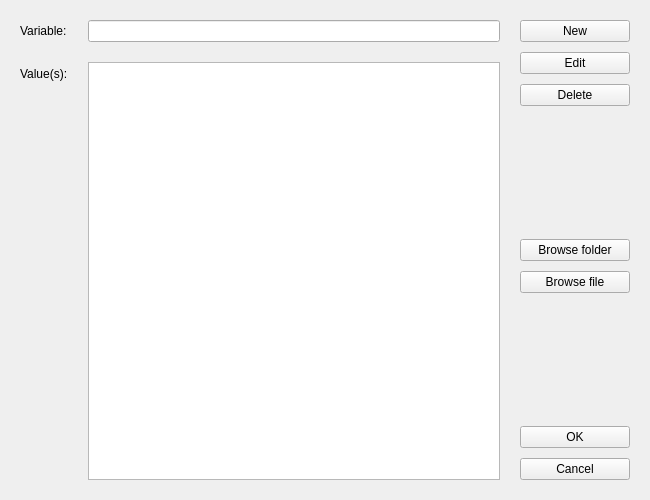
<?xml version="1.0" encoding="UTF-8"?>
<ui version="4.0">
 <class>EditDialog</class>
 <widget class="QWidget" name="EditDialog">
  <property name="geometry">
   <rect>
    <x>0</x>
    <y>0</y>
    <width>650</width>
    <height>500</height>
   </rect>
  </property>
  <property name="minimumSize">
   <size>
    <width>650</width>
    <height>500</height>
   </size>
  </property>
  <property name="palette">
   <palette>
    <active>
     <colorrole role="WindowText">
      <brush brushstyle="SolidPattern">
       <color alpha="255">
        <red>0</red>
        <green>0</green>
        <blue>0</blue>
       </color>
      </brush>
     </colorrole>
     <colorrole role="Button">
      <brush brushstyle="SolidPattern">
       <color alpha="255">
        <red>222</red>
        <green>221</green>
        <blue>218</blue>
       </color>
      </brush>
     </colorrole>
     <colorrole role="Light">
      <brush brushstyle="SolidPattern">
       <color alpha="255">
        <red>255</red>
        <green>255</green>
        <blue>255</blue>
       </color>
      </brush>
     </colorrole>
     <colorrole role="Midlight">
      <brush brushstyle="SolidPattern">
       <color alpha="255">
        <red>238</red>
        <green>238</green>
        <blue>236</blue>
       </color>
      </brush>
     </colorrole>
     <colorrole role="Dark">
      <brush brushstyle="SolidPattern">
       <color alpha="255">
        <red>111</red>
        <green>110</green>
        <blue>109</blue>
       </color>
      </brush>
     </colorrole>
     <colorrole role="Mid">
      <brush brushstyle="SolidPattern">
       <color alpha="255">
        <red>148</red>
        <green>147</green>
        <blue>145</blue>
       </color>
      </brush>
     </colorrole>
     <colorrole role="Text">
      <brush brushstyle="SolidPattern">
       <color alpha="255">
        <red>0</red>
        <green>0</green>
        <blue>0</blue>
       </color>
      </brush>
     </colorrole>
     <colorrole role="BrightText">
      <brush brushstyle="SolidPattern">
       <color alpha="255">
        <red>255</red>
        <green>255</green>
        <blue>255</blue>
       </color>
      </brush>
     </colorrole>
     <colorrole role="ButtonText">
      <brush brushstyle="SolidPattern">
       <color alpha="255">
        <red>0</red>
        <green>0</green>
        <blue>0</blue>
       </color>
      </brush>
     </colorrole>
     <colorrole role="Base">
      <brush brushstyle="SolidPattern">
       <color alpha="255">
        <red>255</red>
        <green>255</green>
        <blue>255</blue>
       </color>
      </brush>
     </colorrole>
     <colorrole role="Window">
      <brush brushstyle="SolidPattern">
       <color alpha="255">
        <red>222</red>
        <green>221</green>
        <blue>218</blue>
       </color>
      </brush>
     </colorrole>
     <colorrole role="Shadow">
      <brush brushstyle="SolidPattern">
       <color alpha="255">
        <red>0</red>
        <green>0</green>
        <blue>0</blue>
       </color>
      </brush>
     </colorrole>
     <colorrole role="AlternateBase">
      <brush brushstyle="SolidPattern">
       <color alpha="255">
        <red>238</red>
        <green>238</green>
        <blue>236</blue>
       </color>
      </brush>
     </colorrole>
     <colorrole role="ToolTipBase">
      <brush brushstyle="SolidPattern">
       <color alpha="255">
        <red>255</red>
        <green>255</green>
        <blue>220</blue>
       </color>
      </brush>
     </colorrole>
     <colorrole role="ToolTipText">
      <brush brushstyle="SolidPattern">
       <color alpha="255">
        <red>0</red>
        <green>0</green>
        <blue>0</blue>
       </color>
      </brush>
     </colorrole>
     <colorrole role="PlaceholderText">
      <brush brushstyle="SolidPattern">
       <color alpha="127">
        <red>0</red>
        <green>0</green>
        <blue>0</blue>
       </color>
      </brush>
     </colorrole>
    </active>
    <inactive>
     <colorrole role="WindowText">
      <brush brushstyle="SolidPattern">
       <color alpha="255">
        <red>0</red>
        <green>0</green>
        <blue>0</blue>
       </color>
      </brush>
     </colorrole>
     <colorrole role="Button">
      <brush brushstyle="SolidPattern">
       <color alpha="255">
        <red>239</red>
        <green>239</green>
        <blue>239</blue>
       </color>
      </brush>
     </colorrole>
     <colorrole role="Light">
      <brush brushstyle="SolidPattern">
       <color alpha="255">
        <red>255</red>
        <green>255</green>
        <blue>255</blue>
       </color>
      </brush>
     </colorrole>
     <colorrole role="Midlight">
      <brush brushstyle="SolidPattern">
       <color alpha="255">
        <red>202</red>
        <green>202</green>
        <blue>202</blue>
       </color>
      </brush>
     </colorrole>
     <colorrole role="Dark">
      <brush brushstyle="SolidPattern">
       <color alpha="255">
        <red>159</red>
        <green>159</green>
        <blue>159</blue>
       </color>
      </brush>
     </colorrole>
     <colorrole role="Mid">
      <brush brushstyle="SolidPattern">
       <color alpha="255">
        <red>184</red>
        <green>184</green>
        <blue>184</blue>
       </color>
      </brush>
     </colorrole>
     <colorrole role="Text">
      <brush brushstyle="SolidPattern">
       <color alpha="255">
        <red>0</red>
        <green>0</green>
        <blue>0</blue>
       </color>
      </brush>
     </colorrole>
     <colorrole role="BrightText">
      <brush brushstyle="SolidPattern">
       <color alpha="255">
        <red>255</red>
        <green>255</green>
        <blue>255</blue>
       </color>
      </brush>
     </colorrole>
     <colorrole role="ButtonText">
      <brush brushstyle="SolidPattern">
       <color alpha="255">
        <red>0</red>
        <green>0</green>
        <blue>0</blue>
       </color>
      </brush>
     </colorrole>
     <colorrole role="Base">
      <brush brushstyle="SolidPattern">
       <color alpha="255">
        <red>255</red>
        <green>255</green>
        <blue>255</blue>
       </color>
      </brush>
     </colorrole>
     <colorrole role="Window">
      <brush brushstyle="SolidPattern">
       <color alpha="255">
        <red>239</red>
        <green>239</green>
        <blue>239</blue>
       </color>
      </brush>
     </colorrole>
     <colorrole role="Shadow">
      <brush brushstyle="SolidPattern">
       <color alpha="255">
        <red>118</red>
        <green>118</green>
        <blue>118</blue>
       </color>
      </brush>
     </colorrole>
     <colorrole role="AlternateBase">
      <brush brushstyle="SolidPattern">
       <color alpha="255">
        <red>247</red>
        <green>247</green>
        <blue>247</blue>
       </color>
      </brush>
     </colorrole>
     <colorrole role="ToolTipBase">
      <brush brushstyle="SolidPattern">
       <color alpha="255">
        <red>255</red>
        <green>255</green>
        <blue>220</blue>
       </color>
      </brush>
     </colorrole>
     <colorrole role="ToolTipText">
      <brush brushstyle="SolidPattern">
       <color alpha="255">
        <red>0</red>
        <green>0</green>
        <blue>0</blue>
       </color>
      </brush>
     </colorrole>
     <colorrole role="PlaceholderText">
      <brush brushstyle="SolidPattern">
       <color alpha="128">
        <red>0</red>
        <green>0</green>
        <blue>0</blue>
       </color>
      </brush>
     </colorrole>
    </inactive>
    <disabled>
     <colorrole role="WindowText">
      <brush brushstyle="SolidPattern">
       <color alpha="255">
        <red>111</red>
        <green>110</green>
        <blue>109</blue>
       </color>
      </brush>
     </colorrole>
     <colorrole role="Button">
      <brush brushstyle="SolidPattern">
       <color alpha="255">
        <red>222</red>
        <green>221</green>
        <blue>218</blue>
       </color>
      </brush>
     </colorrole>
     <colorrole role="Light">
      <brush brushstyle="SolidPattern">
       <color alpha="255">
        <red>255</red>
        <green>255</green>
        <blue>255</blue>
       </color>
      </brush>
     </colorrole>
     <colorrole role="Midlight">
      <brush brushstyle="SolidPattern">
       <color alpha="255">
        <red>238</red>
        <green>238</green>
        <blue>236</blue>
       </color>
      </brush>
     </colorrole>
     <colorrole role="Dark">
      <brush brushstyle="SolidPattern">
       <color alpha="255">
        <red>111</red>
        <green>110</green>
        <blue>109</blue>
       </color>
      </brush>
     </colorrole>
     <colorrole role="Mid">
      <brush brushstyle="SolidPattern">
       <color alpha="255">
        <red>148</red>
        <green>147</green>
        <blue>145</blue>
       </color>
      </brush>
     </colorrole>
     <colorrole role="Text">
      <brush brushstyle="SolidPattern">
       <color alpha="255">
        <red>111</red>
        <green>110</green>
        <blue>109</blue>
       </color>
      </brush>
     </colorrole>
     <colorrole role="BrightText">
      <brush brushstyle="SolidPattern">
       <color alpha="255">
        <red>255</red>
        <green>255</green>
        <blue>255</blue>
       </color>
      </brush>
     </colorrole>
     <colorrole role="ButtonText">
      <brush brushstyle="SolidPattern">
       <color alpha="255">
        <red>111</red>
        <green>110</green>
        <blue>109</blue>
       </color>
      </brush>
     </colorrole>
     <colorrole role="Base">
      <brush brushstyle="SolidPattern">
       <color alpha="255">
        <red>222</red>
        <green>221</green>
        <blue>218</blue>
       </color>
      </brush>
     </colorrole>
     <colorrole role="Window">
      <brush brushstyle="SolidPattern">
       <color alpha="255">
        <red>222</red>
        <green>221</green>
        <blue>218</blue>
       </color>
      </brush>
     </colorrole>
     <colorrole role="Shadow">
      <brush brushstyle="SolidPattern">
       <color alpha="255">
        <red>177</red>
        <green>177</green>
        <blue>177</blue>
       </color>
      </brush>
     </colorrole>
     <colorrole role="AlternateBase">
      <brush brushstyle="SolidPattern">
       <color alpha="255">
        <red>247</red>
        <green>247</green>
        <blue>247</blue>
       </color>
      </brush>
     </colorrole>
     <colorrole role="ToolTipBase">
      <brush brushstyle="SolidPattern">
       <color alpha="255">
        <red>255</red>
        <green>255</green>
        <blue>220</blue>
       </color>
      </brush>
     </colorrole>
     <colorrole role="ToolTipText">
      <brush brushstyle="SolidPattern">
       <color alpha="255">
        <red>0</red>
        <green>0</green>
        <blue>0</blue>
       </color>
      </brush>
     </colorrole>
     <colorrole role="PlaceholderText">
      <brush brushstyle="SolidPattern">
       <color alpha="128">
        <red>0</red>
        <green>0</green>
        <blue>0</blue>
       </color>
      </brush>
     </colorrole>
    </disabled>
   </palette>
  </property>
  <property name="windowTitle">
   <string>Edit Variable</string>
  </property>
  <property name="autoFillBackground">
   <bool>true</bool>
  </property>
  <layout class="QVBoxLayout" name="verticalLayout_2">
   <property name="spacing">
    <number>20</number>
   </property>
   <property name="leftMargin">
    <number>20</number>
   </property>
   <property name="topMargin">
    <number>20</number>
   </property>
   <property name="rightMargin">
    <number>20</number>
   </property>
   <property name="bottomMargin">
    <number>20</number>
   </property>
   <item>
    <layout class="QHBoxLayout" name="horizontalLayout_2">
     <property name="spacing">
      <number>20</number>
     </property>
     <property name="rightMargin">
      <number>0</number>
     </property>
     <item>
      <layout class="QFormLayout" name="formLayout">
       <property name="horizontalSpacing">
        <number>20</number>
       </property>
       <property name="verticalSpacing">
        <number>20</number>
       </property>
       <item row="0" column="0">
        <widget class="QLabel" name="label">
         <property name="text">
          <string>Variable:</string>
         </property>
        </widget>
       </item>
       <item row="0" column="1">
        <widget class="QLineEdit" name="var_entry">
         <property name="readOnly">
          <bool>true</bool>
         </property>
        </widget>
       </item>
       <item row="1" column="0">
        <widget class="QLabel" name="label_2">
         <property name="text">
          <string>Value(s):</string>
         </property>
        </widget>
       </item>
       <item row="1" column="1">
        <widget class="QListWidget" name="values_list">
         <property name="editTriggers">
          <set>QAbstractItemView::NoEditTriggers</set>
         </property>
         <property name="showDropIndicator" stdset="0">
          <bool>false</bool>
         </property>
         <property name="defaultDropAction">
          <enum>Qt::IgnoreAction</enum>
         </property>
         <property name="selectionBehavior">
          <enum>QAbstractItemView::SelectRows</enum>
         </property>
         <property name="verticalScrollMode">
          <enum>QAbstractItemView::ScrollPerPixel</enum>
         </property>
         <property name="horizontalScrollMode">
          <enum>QAbstractItemView::ScrollPerPixel</enum>
         </property>
         <property name="spacing">
          <number>1</number>
         </property>
         <property name="viewMode">
          <enum>QListView::ListMode</enum>
         </property>
         <property name="uniformItemSizes">
          <bool>true</bool>
         </property>
         <property name="wordWrap">
          <bool>false</bool>
         </property>
         <property name="selectionRectVisible">
          <bool>true</bool>
         </property>
        </widget>
       </item>
      </layout>
     </item>
     <item>
      <layout class="QVBoxLayout" name="verticalLayout">
       <property name="spacing">
        <number>10</number>
       </property>
       <item>
        <widget class="QPushButton" name="btn_new2">
         <property name="text">
          <string>New</string>
         </property>
        </widget>
       </item>
       <item>
        <widget class="QPushButton" name="btn_edit2">
         <property name="text">
          <string>Edit</string>
         </property>
        </widget>
       </item>
       <item>
        <widget class="QPushButton" name="btn_delete2">
         <property name="text">
          <string>Delete</string>
         </property>
        </widget>
       </item>
       <item>
        <spacer name="verticalSpacer">
         <property name="orientation">
          <enum>Qt::Vertical</enum>
         </property>
         <property name="sizeHint" stdset="0">
          <size>
           <width>20</width>
           <height>40</height>
          </size>
         </property>
        </spacer>
       </item>
       <item>
        <widget class="QPushButton" name="btn_browse_dir2">
         <property name="minimumSize">
          <size>
           <width>110</width>
           <height>0</height>
          </size>
         </property>
         <property name="text">
          <string>Browse folder</string>
         </property>
        </widget>
       </item>
       <item>
        <widget class="QPushButton" name="btn_browse_file2">
         <property name="text">
          <string>Browse file</string>
         </property>
        </widget>
       </item>
       <item>
        <spacer name="verticalSpacer_2">
         <property name="orientation">
          <enum>Qt::Vertical</enum>
         </property>
         <property name="sizeHint" stdset="0">
          <size>
           <width>20</width>
           <height>40</height>
          </size>
         </property>
        </spacer>
       </item>
       <item>
        <widget class="QPushButton" name="btn_ok2">
         <property name="text">
          <string>OK</string>
         </property>
        </widget>
       </item>
       <item>
        <widget class="QPushButton" name="btn_cancel2">
         <property name="text">
          <string>Cancel</string>
         </property>
        </widget>
       </item>
      </layout>
     </item>
    </layout>
   </item>
  </layout>
 </widget>
 <resources/>
 <connections/>
</ui>
